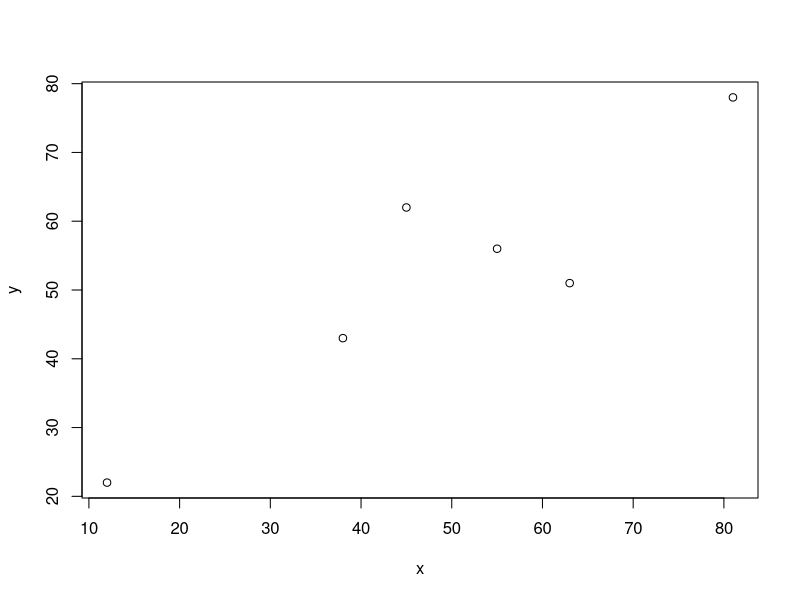

This figure's R source:
## ---- chunk 1
x<-c(3,7.4,-3, 3.2)
x
## ---- chunk 2
class(x)
length(x)
## ---- chunk 3
str(x)
## ---- chunk 4
y<-c("Goodbye", "Hello", "Goodnight")
y
class(y)
length(y)
str(y)
## ---- chunk 5
z<-c(TRUE, FALSE, TRUE, FALSE, FALSE)
z
class(z)
length(z)
str(z)
## ---- chunk 6
a<-c(TRUE, 4.5, "hello")
a
## ---- chunk 7
str(a)
## ---- chunk 8
class(a)
## ---- chunk 9
x<-c(2,4,3,1)
y<-c(3,6,1,9)
x+y
## ---- chunk 10
w<-c(2,4,3,1)
z<-c(3,6,1,9)
w*z
## ---- chunk 11
a<-c(2,4,3,1)
5*a
## ---- chunk 12
b<-c(4,3,-1,2)
b[1]
b[2]
b[3]
b[4]
## ---- chunk 13
b[5]
## ---- chunk 14
d<-c(3,5,NA)
d
str(d)
## ---- chunk 15
v<-c(4, 3.4, 2.9, 3)
sum(v)
## ---- chunk 16
mean(v)
median(v)
## ---- chunk 17
min(v)
max(v)
## ---- chunk 18
w<- c(9,16,25)
z<-sqrt(w)
z
## ---- chunk 19
myStrings<- c("1.23", "2.4", "0.32")
myNumbers<- as.numeric(myStrings)
myNumbers
str(myNumbers)
## ---- chunk 20
myNumbers<- c(2.3, -1.23, 0.24)
myStrings<- as.character(myNumbers)
myStrings
str(myStrings)
## ---- chunk 21
x<-c(12,63,55,38,45,81)
y<-c(22,51,56,43,62,78)
## ---- chunk 22
plot(x,y)
## ---- chunk 23
model<-lm(y~x)
summary(model)
